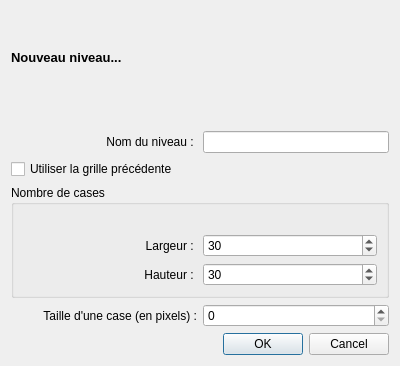
<?xml version="1.0" encoding="UTF-8"?>
<ui version="4.0">
 <class>NewLevelDialog</class>
 <widget class="QDialog" name="NewLevelDialog">
  <property name="geometry">
   <rect>
    <x>0</x>
    <y>0</y>
    <width>400</width>
    <height>366</height>
   </rect>
  </property>
  <property name="windowTitle">
   <string>Dialog</string>
  </property>
  <layout class="QGridLayout" name="gridLayout_2">
   <item row="0" column="0">
    <layout class="QGridLayout" name="gridLayout">
     <item row="0" column="0">
      <widget class="QLabel" name="label_title">
       <property name="text">
        <string>&lt;html&gt;&lt;head/&gt;&lt;body&gt;&lt;p&gt;&lt;span style=&quot; font-size:10pt; font-weight:600;&quot;&gt;Nouveau niveau...&lt;/span&gt;&lt;/p&gt;&lt;/body&gt;&lt;/html&gt;</string>
       </property>
       <property name="textFormat">
        <enum>Qt::RichText</enum>
       </property>
      </widget>
     </item>
     <item row="5" column="0" colspan="2">
      <widget class="QGroupBox" name="groupBox">
       <property name="title">
        <string>Nombre de cases</string>
       </property>
       <layout class="QGridLayout" name="gridLayout_4">
        <item row="0" column="0">
         <layout class="QGridLayout" name="gridLayout_3">
          <item row="0" column="0">
           <spacer name="horizontalSpacer">
            <property name="orientation">
             <enum>Qt::Horizontal</enum>
            </property>
            <property name="sizeHint" stdset="0">
             <size>
              <width>40</width>
              <height>20</height>
             </size>
            </property>
           </spacer>
          </item>
          <item row="1" column="0">
           <widget class="QLabel" name="label_tileCountWidth">
            <property name="text">
             <string>Largeur : </string>
            </property>
            <property name="alignment">
             <set>Qt::AlignRight|Qt::AlignTrailing|Qt::AlignVCenter</set>
            </property>
           </widget>
          </item>
          <item row="2" column="0">
           <widget class="QLabel" name="label_tileCountHeight">
            <property name="text">
             <string>Hauteur : </string>
            </property>
            <property name="alignment">
             <set>Qt::AlignRight|Qt::AlignTrailing|Qt::AlignVCenter</set>
            </property>
           </widget>
          </item>
          <item row="0" column="1">
           <spacer name="horizontalSpacer_2">
            <property name="orientation">
             <enum>Qt::Horizontal</enum>
            </property>
            <property name="sizeHint" stdset="0">
             <size>
              <width>40</width>
              <height>20</height>
             </size>
            </property>
           </spacer>
          </item>
          <item row="2" column="1">
           <widget class="QSpinBox" name="spin_tileCountHeight">
            <property name="minimum">
             <number>1</number>
            </property>
            <property name="value">
             <number>30</number>
            </property>
           </widget>
          </item>
          <item row="1" column="1">
           <widget class="QSpinBox" name="spin_tileCountWidth">
            <property name="minimum">
             <number>1</number>
            </property>
            <property name="value">
             <number>30</number>
            </property>
           </widget>
          </item>
         </layout>
        </item>
       </layout>
      </widget>
     </item>
     <item row="3" column="0">
      <widget class="QLabel" name="label">
       <property name="text">
        <string>Nom du niveau : </string>
       </property>
       <property name="alignment">
        <set>Qt::AlignRight|Qt::AlignTrailing|Qt::AlignVCenter</set>
       </property>
      </widget>
     </item>
     <item row="2" column="0">
      <spacer name="horizontalSpacer_5">
       <property name="orientation">
        <enum>Qt::Horizontal</enum>
       </property>
       <property name="sizeHint" stdset="0">
        <size>
         <width>40</width>
         <height>20</height>
        </size>
       </property>
      </spacer>
     </item>
     <item row="3" column="1">
      <widget class="QLineEdit" name="levelNameLineEdit"/>
     </item>
     <item row="4" column="0" colspan="2">
      <widget class="QCheckBox" name="cb_usePreviousGrid">
       <property name="text">
        <string>Utiliser la grille précédente</string>
       </property>
      </widget>
     </item>
     <item row="7" column="0" colspan="2">
      <widget class="QDialogButtonBox" name="buttonBox">
       <property name="orientation">
        <enum>Qt::Horizontal</enum>
       </property>
       <property name="standardButtons">
        <set>QDialogButtonBox::Cancel|QDialogButtonBox::Ok</set>
       </property>
      </widget>
     </item>
     <item row="2" column="1">
      <spacer name="horizontalSpacer_6">
       <property name="orientation">
        <enum>Qt::Horizontal</enum>
       </property>
       <property name="sizeHint" stdset="0">
        <size>
         <width>40</width>
         <height>20</height>
        </size>
       </property>
      </spacer>
     </item>
     <item row="6" column="0">
      <widget class="QLabel" name="label_2">
       <property name="text">
        <string>Taille d'une case (en pixels) :</string>
       </property>
       <property name="alignment">
        <set>Qt::AlignRight|Qt::AlignTrailing|Qt::AlignVCenter</set>
       </property>
      </widget>
     </item>
     <item row="6" column="1">
      <widget class="QSpinBox" name="sb_tileSize"/>
     </item>
    </layout>
   </item>
  </layout>
 </widget>
 <resources/>
 <connections>
  <connection>
   <sender>buttonBox</sender>
   <signal>accepted()</signal>
   <receiver>NewLevelDialog</receiver>
   <slot>accept()</slot>
   <hints>
    <hint type="sourcelabel">
     <x>248</x>
     <y>254</y>
    </hint>
    <hint type="destinationlabel">
     <x>157</x>
     <y>274</y>
    </hint>
   </hints>
  </connection>
  <connection>
   <sender>buttonBox</sender>
   <signal>rejected()</signal>
   <receiver>NewLevelDialog</receiver>
   <slot>reject()</slot>
   <hints>
    <hint type="sourcelabel">
     <x>316</x>
     <y>260</y>
    </hint>
    <hint type="destinationlabel">
     <x>286</x>
     <y>274</y>
    </hint>
   </hints>
  </connection>
  <connection>
   <sender>cb_usePreviousGrid</sender>
   <signal>clicked(bool)</signal>
   <receiver>groupBox</receiver>
   <slot>setDisabled(bool)</slot>
   <hints>
    <hint type="sourcelabel">
     <x>199</x>
     <y>92</y>
    </hint>
    <hint type="destinationlabel">
     <x>199</x>
     <y>154</y>
    </hint>
   </hints>
  </connection>
 </connections>
</ui>
